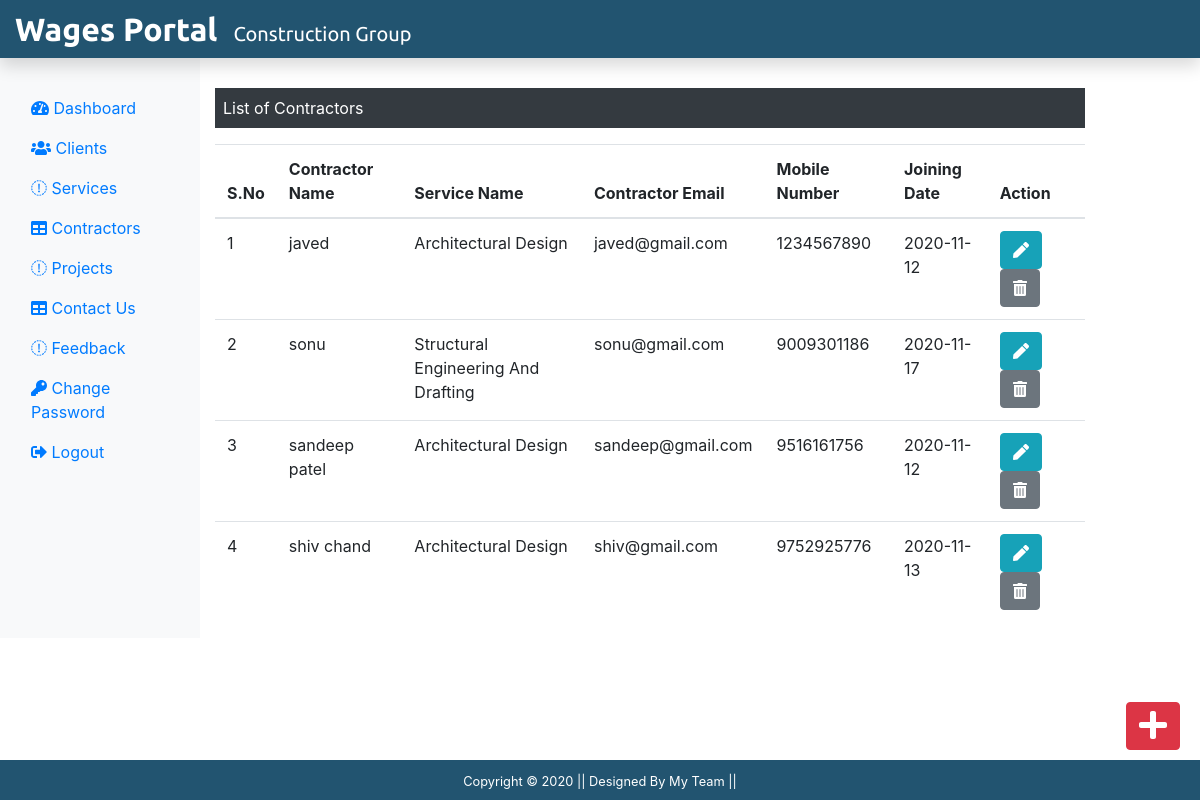
The app's page /admin/contractors.php (signed in) with its own data.
### tables this page shows
CREATE TABLE `contractors` (
  `contract_mn` varchar(10) NOT NULL,
  `s_id` int(3) NOT NULL,
  `contract_name` varchar(255) NOT NULL,
  `contract_email` varchar(255) NOT NULL,
  `join_date` date NOT NULL
);

CREATE TABLE `services` (
  `s_id` int(3) NOT NULL,
  `s_name` varchar(255) NOT NULL,
  `s_decs` text NOT NULL,
  `s_img` text NOT NULL,
  `s_creation_date` date NOT NULL,
  `s_updation_date` timestamp NOT NULL DEFAULT CURRENT_TIMESTAMP ON UPDATE CURRENT_TIMESTAMP
);

### admin/contractors.php (the view, shortened to what this page needs)
<?php
include('./include/header.php');
include('../dbconnection.php');
?>
<div class="col-sm-9 mt-5" style="position: relative;">
				<p class="bg-dark text-white p-2">List of Contractors</p>
				<?php
					$sql = "SELECT * from services INNER JOIN contractors ON services.s_id = contractors.s_id";
					$result = $conn->query($sql);
					if($result->num_rows > 0)
					{
				?>
				<table class="table">
					<thead>
						<tr>
							<th scope="col">S.No</th>
							<th scope="col">Contractor Name</th>
							<th scope="col">Service Name</th>
							<th scope="col">Contractor Email</th>
							<th scope="col">Mobile Number</th>
							<th scope="col">Joining Date</th>
							<th scope="col">Action</th>
						</tr>
					</thead>
					<tbody>
						<?php
							$cnt=1;
							while($row = $result->fetch_assoc()){
						echo '<tr>';
							echo '<td scope="row">' . $cnt . '</td>';
							echo '<td>' . $row['contract_name'] . '</td>';
							echo '<td>' . $row['s_name'] . '</td>';
							echo '<td>' . $row['contract_email'] . '</td>';
							echo '<td>' . $row['contract_mn'] . '</td>';
							echo '<td>' . $row['join_date'] . '</td>';
							echo '<td>';
								echo '<form action="editContractor.php" method="POST" class="d-inline">
										<input type="hidden" name="contract_mn" value='.$row["contract_mn"].'>
										<button class="btn btn-info mr-3" name="view" value="View" type="submit"><i class="fa fa-pen"></i></button>
									</form>';
								echo '<form action="" method="POST" class="d-inline">
										<input type="hidden" name="contract_mn" value='.$row["contract_mn"].'>
										<button class="btn btn-secondary" name="delete" value="delete" type="submit"><i class="fa fa-trash-alt"></i></button>
									</form>';
							echo '</td>';
						 echo '</tr>';
						 $cnt++;
						 } ?>
					</tbody>
				</table>
				<?php }
					else
					{
						echo '<div class="alert alert-secondary col-sm-6 mt-2">No Recode Found.</div>';
					}
				 ?>
</div>
<div>
	<a href="addContractor.php" class="btn btn-danger box"><i class="fas fa-plus fa-2x"></i></a>
</div>
<?php
include('./include/footer.php');
?>

### css/adminstyle.css (style rules this page uses)
.box { position: fixed; right: 20px; bottom: 30px; margin-bottom: 20px; }

### records on screen
contractors: contract_name "javed", s.s_name "Architectural Design", contract_email "javed@gmail.com", contract_mn "1234567890", join_date "2020-11-12"
contractors: contract_name "sonu", s.s_name "Structural Engineering And Drafting", contract_email "sonu@gmail.com", contract_mn "9009301186", join_date "2020-11-17"
contractors: contract_name "sandeep patel", s.s_name "Architectural Design", contract_email "sandeep@gmail.com", contract_mn "9516161756", join_date "2020-11-12"
contractors: contract_name "shiv chand", s.s_name "Architectural Design", contract_email "shiv@gmail.com", contract_mn "9752925776", join_date "2020-11-13"
